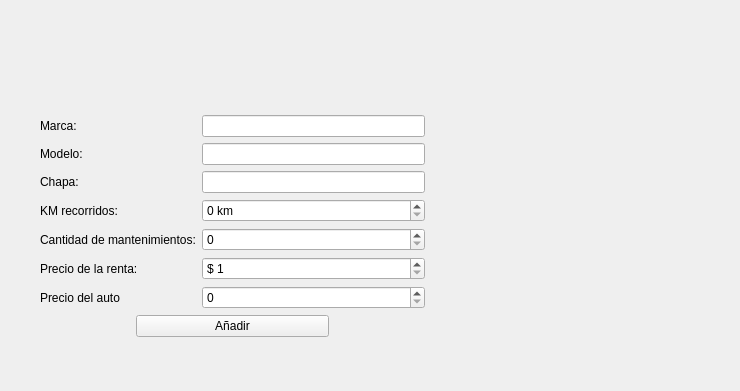
    <widget class="QWidget" name="tab">
     <attribute name="title">
      <string>Añadir Auto</string>
     </attribute>
     <widget class="QLabel" name="label_8">
      <property name="geometry">
       <rect>
        <x>460</x>
        <y>70</y>
        <width>271</width>
        <height>311</height>
       </rect>
      </property>
      <property name="text">
       <string/>
      </property>
      <property name="pixmap">
       <pixmap resource="imagen.qrc">:/imagenes/Nueva carpeta/Buying A Car Clipart Transparent Background, Car Seller Deals Buying And Sale Flat Illustration, Flat, Design, Illustrations PNG Image For Free Download.png</pixmap>
      </property>
      <property name="scaledContents">
       <bool>true</bool>
      </property>
     </widget>
     <widget class="QWidget" name="layoutWidget">
      <property name="geometry">
       <rect>
        <x>40</x>
        <y>70</y>
        <width>385</width>
        <height>312</height>
       </rect>
      </property>
      <layout class="QVBoxLayout" name="verticalLayout">
       <item>
        <layout class="QGridLayout" name="gridLayout">
         <item row="2" column="1">
          <widget class="QLineEdit" name="lineEditChapa"/>
         </item>
         <item row="4" column="0">
          <widget class="QLabel" name="label_6">
           <property name="text">
            <string>Cantidad de mantenimientos:</string>
           </property>
          </widget>
         </item>
         <item row="4" column="1">
          <widget class="QSpinBox" name="spinBoxCantMant"/>
         </item>
         <item row="0" column="0">
          <widget class="QLabel" name="label_2">
           <property name="text">
            <string>Marca:</string>
           </property>
          </widget>
         </item>
         <item row="3" column="0">
          <widget class="QLabel" name="label_5">
           <property name="text">
            <string>KM recorridos:</string>
           </property>
          </widget>
         </item>
         <item row="1" column="1">
          <widget class="QLineEdit" name="lineEditModelo"/>
         </item>
         <item row="5" column="1">
          <widget class="QSpinBox" name="spinBoxPrecioRenta">
           <property name="prefix">
            <string>$ </string>
           </property>
           <property name="minimum">
            <number>1</number>
           </property>
           <property name="maximum">
            <number>1000000000</number>
           </property>
          </widget>
         </item>
         <item row="0" column="1">
          <widget class="QLineEdit" name="lineEditMarca"/>
         </item>
         <item row="1" column="0">
          <widget class="QLabel" name="label_3">
           <property name="text">
            <string>Modelo:</string>
           </property>
          </widget>
         </item>
         <item row="2" column="0">
          <widget class="QLabel" name="label_4">
           <property name="text">
            <string>Chapa:</string>
           </property>
          </widget>
         </item>
         <item row="3" column="1">
          <widget class="QSpinBox" name="spinBoxKm">
           <property name="suffix">
            <string> km</string>
           </property>
           <property name="prefix">
            <string/>
           </property>
           <property name="maximum">
            <number>100000000</number>
           </property>
          </widget>
         </item>
         <item row="7" column="0" colspan="2">
          <layout class="QHBoxLayout" name="horizontalLayout" stretch="1,2,1">
           <item>
            <spacer name="horizontalSpacer">
             <property name="orientation">
              <enum>Qt::Horizontal</enum>
             </property>
             <property name="sizeHint" stdset="0">
              <size>
               <width>40</width>
               <height>20</height>
              </size>
             </property>
            </spacer>
           </item>
           <item>
            <widget class="QPushButton" name="pushButtonAgregar">
             <property name="statusTip">
              <string>Añade un nuevo auto a la compañia</string>
             </property>
             <property name="text">
              <string>Añadir</string>
             </property>
            </widget>
           </item>
           <item>
            <spacer name="horizontalSpacer_2">
             <property name="orientation">
              <enum>Qt::Horizontal</enum>
             </property>
             <property name="sizeHint" stdset="0">
              <size>
               <width>40</width>
               <height>20</height>
              </size>
             </property>
            </spacer>
           </item>
          </layout>
         </item>
         <item row="5" column="0">
          <widget class="QLabel" name="label_10">
           <property name="text">
            <string>Precio de la renta:</string>
           </property>
          </widget>
         </item>
         <item row="6" column="0">
          <widget class="QLabel" name="label_7">
           <property name="text">
            <string>Precio del auto</string>
           </property>
          </widget>
         </item>
         <item row="6" column="1">
          <widget class="QSpinBox" name="spinBoxPrecioAuto">
           <property name="maximum">
            <number>1000000000</number>
           </property>
          </widget>
         </item>
        </layout>
       </item>
      </layout>
     </widget>
    </widget>
